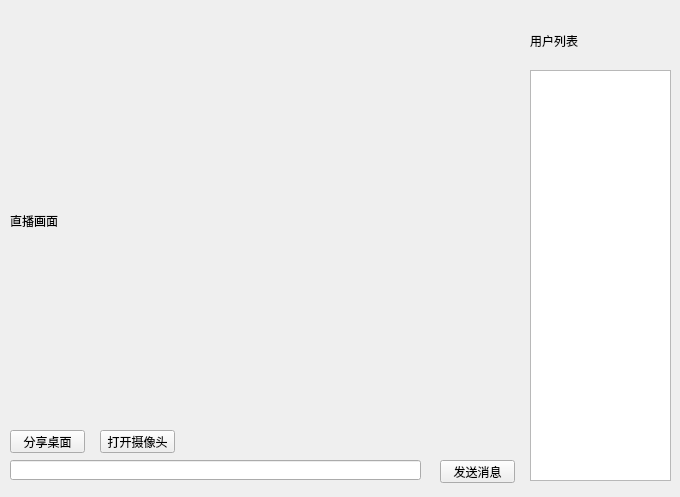
<?xml version="1.0" encoding="UTF-8"?>
<ui version="4.0">
 <class>BroadCastRoom</class>
 <widget class="QWidget" name="BroadCastRoom">
  <property name="geometry">
   <rect>
    <x>0</x>
    <y>0</y>
    <width>680</width>
    <height>497</height>
   </rect>
  </property>
  <property name="windowTitle">
   <string>Form</string>
  </property>
  <widget class="QLabel" name="label">
   <property name="geometry">
    <rect>
     <x>10</x>
     <y>20</y>
     <width>501</width>
     <height>401</height>
    </rect>
   </property>
   <property name="text">
    <string>直播画面</string>
   </property>
  </widget>
  <widget class="QLineEdit" name="lineEdit">
   <property name="geometry">
    <rect>
     <x>10</x>
     <y>460</y>
     <width>411</width>
     <height>20</height>
    </rect>
   </property>
  </widget>
  <widget class="QPushButton" name="pushButton">
   <property name="geometry">
    <rect>
     <x>440</x>
     <y>460</y>
     <width>75</width>
     <height>23</height>
    </rect>
   </property>
   <property name="text">
    <string>发送消息</string>
   </property>
  </widget>
  <widget class="QListWidget" name="listWidget">
   <property name="geometry">
    <rect>
     <x>530</x>
     <y>70</y>
     <width>141</width>
     <height>411</height>
    </rect>
   </property>
  </widget>
  <widget class="QLabel" name="label_2">
   <property name="geometry">
    <rect>
     <x>530</x>
     <y>20</y>
     <width>131</width>
     <height>41</height>
    </rect>
   </property>
   <property name="text">
    <string>用户列表</string>
   </property>
  </widget>
  <widget class="QPushButton" name="pushButton_2">
   <property name="geometry">
    <rect>
     <x>10</x>
     <y>430</y>
     <width>75</width>
     <height>23</height>
    </rect>
   </property>
   <property name="text">
    <string>分享桌面</string>
   </property>
  </widget>
  <widget class="QPushButton" name="pushButton_3">
   <property name="geometry">
    <rect>
     <x>100</x>
     <y>430</y>
     <width>75</width>
     <height>23</height>
    </rect>
   </property>
   <property name="text">
    <string>打开摄像头</string>
   </property>
  </widget>
 </widget>
 <resources/>
 <connections/>
</ui>
